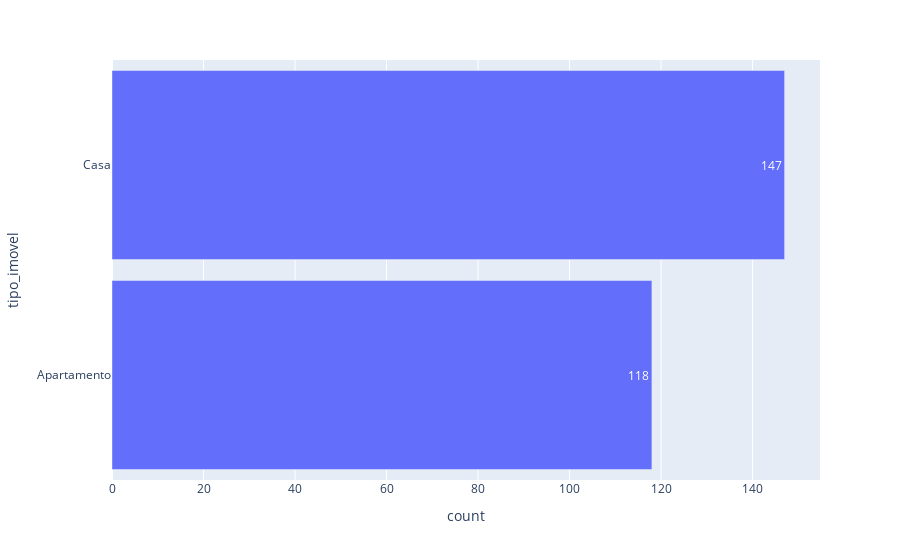

Notebook code for this chart:
### Code cell
# base_bairro = base_bairro.sort_values(by='count', ascending=True)
fig = px.bar(
    base_bairro, 
    x='count', 
    y='tipo_imovel', 
    category_orders={'tipo_imovel': base_bairro['tipo_imovel'].tolist()},
    text_auto=True
)
fig.update_layout(bargap=0.1) 
fig.show()

### Figure 1 — Plotly figure (JSON) as saved in the notebook; plotly's stock layout.template omitted (floating-point values rounded to 4 significant figures)
{"data": [{"alignmentgroup": "True", "hovertemplate": "count=%{x}<br>tipo_imovel=%{y}<extra></extra>", "legendgroup": "", "marker": {"color": "#636efa", "pattern": {"shape": ""}}, "name": "", "offsetgroup": "", "orientation": "h", "showlegend": false, "textposition": "auto", "texttemplate": "%{x}", "type": "bar", "x": [147, 118], "xaxis": "x", "y": ["Casa", "Apartamento"], "yaxis": "y"}], "layout": {"bargap": 0.1, "barmode": "relative", "legend": {"tracegroupgap": 0}, "margin": {"t": 60}, "xaxis": {"anchor": "y", "domain": [0, 1], "title": {"text": "count"}}, "yaxis": {"anchor": "x", "categoryarray": ["Apartamento", "Casa"], "categoryorder": "array", "domain": [0, 1], "title": {"text": "tipo_imovel"}}}}
